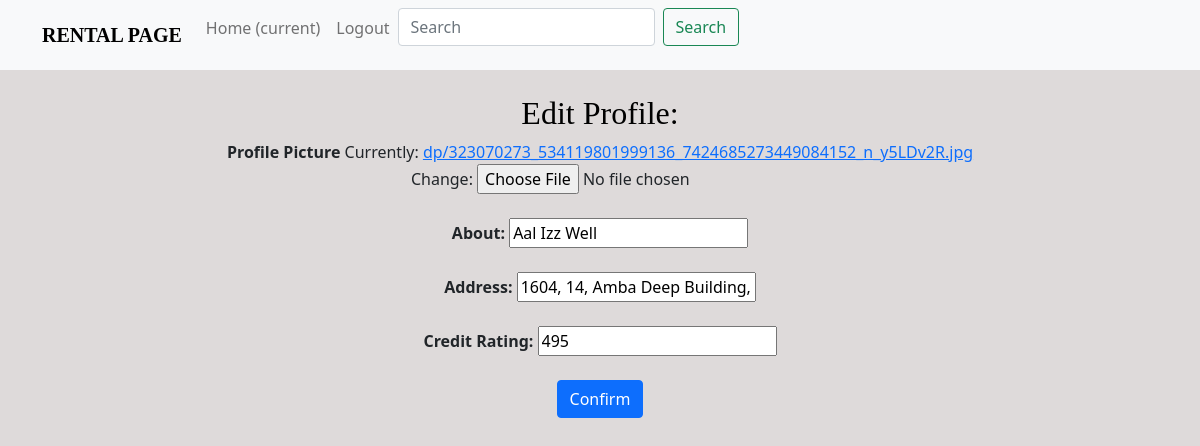
Before: /customer/editprofile/6/ (signed in) with the older database file.
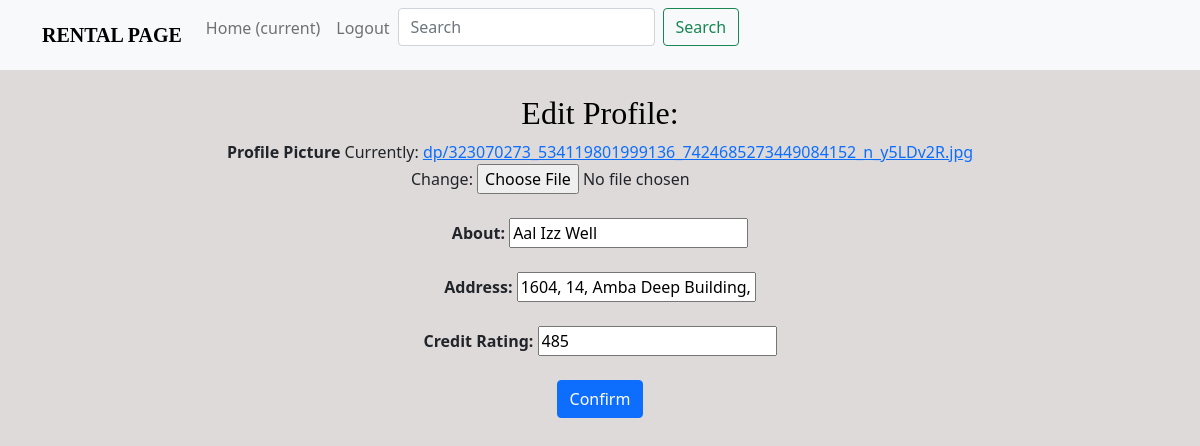
After: the same page with the newer database file.
### customer/models.py (models this page shows, shortened)
class CustomerProfile(models.Model):
  user = models.OneToOneField(User, on_delete=models.CASCADE)
  dp = models.ImageField(upload_to="dp/", null=True)
  about = models.CharField(max_length=150, default="I am a customer", null=True)
  address = models.CharField(max_length=500, null=True)
  credit_rating = models.IntegerField(null=True, default="500")

### customer/views.py (the view)
# urls.py: path('editprofile/<str:pk>/', edit_page, name='edit')
def edit_page(request,pk):
    profile = CustomerProfile.objects.get(user=request.user)
    form = EditForm(instance=profile)
    if request.method == "POST":
        form = EditForm(request.POST, request.FILES, instance=profile)
        if form.is_valid():
            form.save()
            return redirect('rental')
    return render(request, 'customer/edit.html', {'form':form, 'customer':profile})

### customer/forms.py
class EditForm(forms.ModelForm):
    class Meta:
        model = CustomerProfile
        fields = ['dp', 'about', 'address', 'credit_rating']

### templates/customer/edit.html (shortened to what this page needs)
{% extends "base.html" %}
{% block content %}
{% include "nav.html" %}
<form method="POST" enctype="multipart/form-data">
    <div class="text-center">
        <br><h2 class="font-title">Edit Profile:</h2>
        <div class="form-group">
            <label><b>Profile Picture </b></label>
                {{ form.dp }}
        </div>
        <br><div class="form-group">
            <label><b>About:  </b></label>
                {{ form.about }}
        </div>
        <br><div class="form-group">
            <label><b>Address: </b></label>
                {{ form.address }}
        </div>
        <br><div class="form-group">
            <label><b>Credit Rating: </b></label>
                {{ form.credit_rating }}
        </div>
        <br><button type="submit" class="btn btn-primary" value="Confirm">Confirm
</form>
{% endblock %}

### templates/base.html (shortened to what this page needs)
<html>
    <head>
        {% load static %}
        <link href="https://cdn.jsdelivr.net/npm/bootstrap@5.0.1/dist/css/bootstrap.min.css" rel="stylesheet">
        <link rel="stylesheet" href="{% static 'css/style.css' %}">
    </head>
    <body class="my-background">
        {% block content %}
        {% endblock %}
    </body>
</html>

### templates/nav.html (shortened to what this page needs)
<nav class="navbar navbar-expand-lg navbar-light bg-light">
  <div class="container">
  <a class="navbar-brand" href="#"><b class="font-title">RENTAL PAGE</b></a>
    <div class="collapse navbar-collapse" id="navbarText">
      <ul class="navbar-nav mr-auto ">
        <li class="nav-item active">
          <a class="nav-link" href="{% url 'rental' %}">Home <span class="sr-only">(current)</span></a>
        </li>
        <li class="nav-item">
        <li class="nav-item">
          <a class="nav-link" href="{% url 'logout' %}">Logout</a>
        </li>
        <form action="{% url 'searchresults' %}" method="get" class="d-flex" role="search">
          <input name="search_text" class="form-control me-2" type="search" placeholder="Search" aria-label="Search">
          <button class="btn btn-outline-success" type="submit">Search</button>
        </form>
      </ul>
    </div>
  </div>
  </nav>

### static/css/style.css (style rules this page uses)
.my-background { background-color: hsla(0, 5%, 85%, 0.9) }
.font-title { font-family: Franklin Gothic Medium; color: black; }

Changed rows visible on the page:
changed CustomerProfile "Aal Izz Well": credit_rating "495" → "485"
